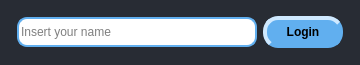
<?xml version="1.0" encoding="UTF-8"?>
<ui version="4.0">
 <class>main</class>
 <widget class="QMainWindow" name="main">
  <property name="geometry">
   <rect>
    <x>0</x>
    <y>0</y>
    <width>360</width>
    <height>65</height>
   </rect>
  </property>
  <property name="minimumSize">
   <size>
    <width>360</width>
    <height>65</height>
   </size>
  </property>
  <property name="maximumSize">
   <size>
    <width>360</width>
    <height>65</height>
   </size>
  </property>
  <property name="windowTitle">
   <string>Login</string>
  </property>
  <property name="windowIcon">
   <iconset>
    <normaloff>../images/icon.ico</normaloff>../images/icon.ico</iconset>
  </property>
  <property name="styleSheet">
   <string notr="true">background-color:#282c34;</string>
  </property>
  <widget class="QWidget" name="centralwidget">
   <layout class="QGridLayout" name="gridLayout">
    <item row="0" column="2">
     <widget class="QPushButton" name="button">
      <property name="minimumSize">
       <size>
        <width>80</width>
        <height>30</height>
       </size>
      </property>
      <property name="font">
       <font>
        <bold>true</bold>
       </font>
      </property>
      <property name="styleSheet">
       <string notr="true">QPushButton {
	border: 4px solid #61AFEF;
	background-color: #61AFEF;
    border-radius: 15px;
	border-style: outset;
    padding: 5px;
}

QPushButton:pressed {
    border-style: inset;
}</string>
      </property>
      <property name="text">
       <string>Login</string>
      </property>
     </widget>
    </item>
    <item row="0" column="0">
     <spacer name="horizontalSpacer">
      <property name="orientation">
       <enum>Qt::Horizontal</enum>
      </property>
      <property name="sizeType">
       <enum>QSizePolicy::Fixed</enum>
      </property>
      <property name="sizeHint" stdset="0">
       <size>
        <width>8</width>
        <height>20</height>
       </size>
      </property>
     </spacer>
    </item>
    <item row="0" column="1">
     <widget class="QLineEdit" name="name">
      <property name="minimumSize">
       <size>
        <width>0</width>
        <height>30</height>
       </size>
      </property>
      <property name="styleSheet">
       <string notr="true">QLineEdit {
	border: 2px solid #61AFEF;
	border-radius: 10px;
	background-color: #FFFFFF;
}</string>
      </property>
      <property name="maxLength">
       <number>40</number>
      </property>
      <property name="placeholderText">
       <string>Insert your name</string>
      </property>
     </widget>
    </item>
    <item row="0" column="3">
     <spacer name="horizontalSpacer_2">
      <property name="orientation">
       <enum>Qt::Horizontal</enum>
      </property>
      <property name="sizeType">
       <enum>QSizePolicy::Fixed</enum>
      </property>
      <property name="sizeHint" stdset="0">
       <size>
        <width>8</width>
        <height>20</height>
       </size>
      </property>
     </spacer>
    </item>
   </layout>
  </widget>
 </widget>
 <resources/>
 <connections/>
</ui>
